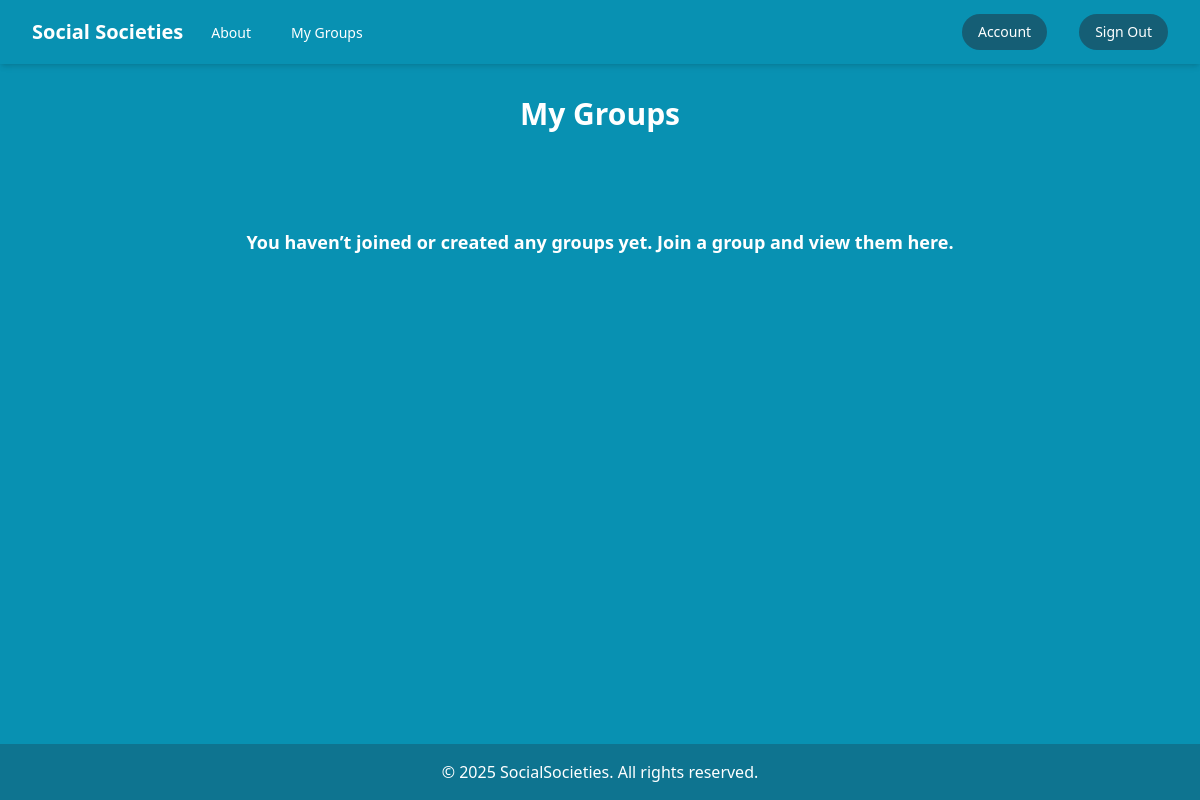
Page /my_groups (signed in) on the earlier database version.
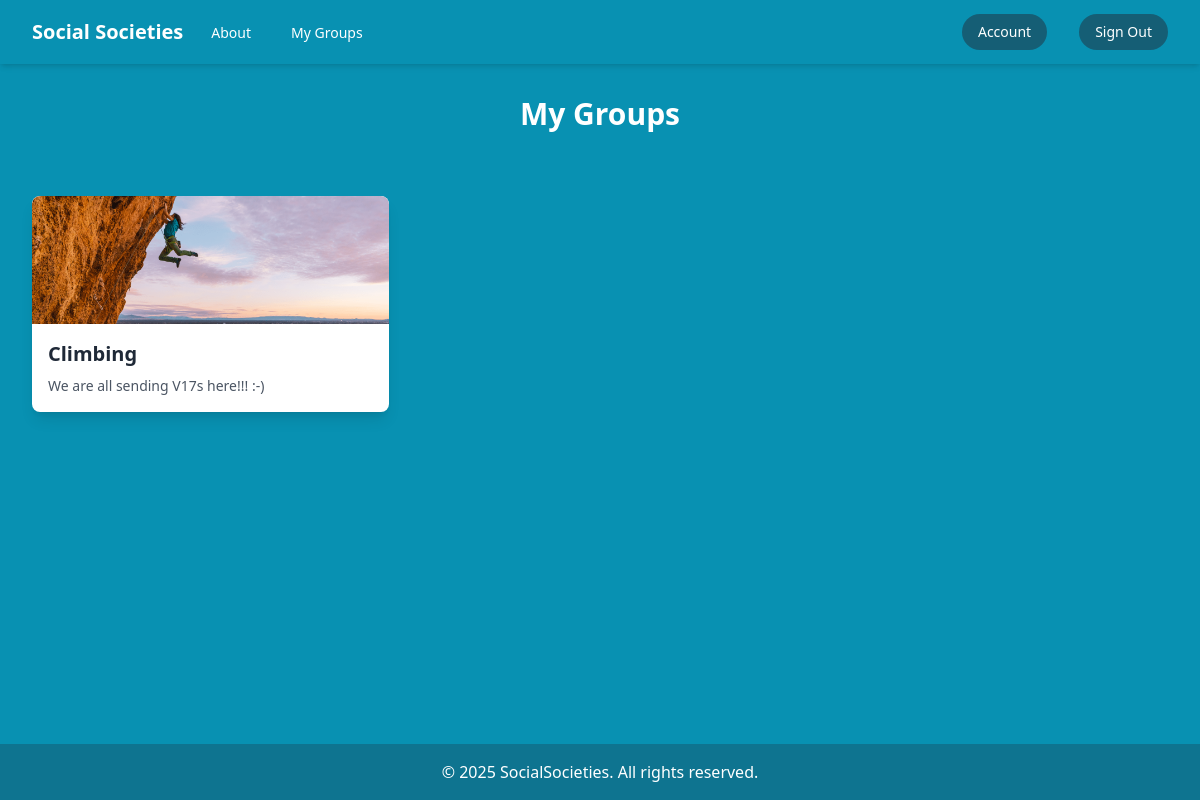
Same page on the later database version.
### src/database/database.py (models this page shows)
class Societies(db.Model):
    __tablename__ = "societies"
    society_id = db.Column(db.Integer, primary_key=True)
    name = db.Column(db.String(100), nullable=False)
    description = db.Column(db.String(200), nullable=False)
    created_by = db.Column(db.Integer, db.ForeignKey('staff.staff_id'), nullable=False)
    image_filename = db.Column(db.String(200), nullable=True)  # stores image filepath
    announcement = db.Column(db.String(200), nullable=True)

### src/app.py (the view)
@app.route('/my_groups')
def my_groups():
    user_id = session.get('user_id')
    job_role = session.get('job_role')
    if not user_id:
        return render_template('my_groups.html', user_id=None, groups=[])
    memberships = Staff_Societies.query.filter_by(staff_id=user_id).all()
    society_ids = [x.society_id for x in memberships]
    user_societies = Societies.query.filter(Societies.society_id.in_(society_ids)).all()
    return render_template('my_groups.html', user_id=user_id, job_role=job_role, groups=user_societies)

### src/templates/my_groups.html (shortened to what this page needs)
<!DOCTYPE html>
<html lang="en">
  <head>
    <script src="https://cdn.tailwindcss.com"></script>
  </head>
  <body class="min-h-screen flex flex-col bg-cyan-600">
    {% include 'navbar/navbar.html' %}
    {% if not user_id %}
    <main class="flex-grow">
      <div class="p-8">
        <h1 class="text-3xl font-bold text-center text-white">
          You need to be signed in to view this page
        </h1>
      </div>
    </main>
    {% else %}
    <main class="flex-grow">
      <div class="p-8">
        <h1 class="text-3xl font-bold text-center text-white">My Groups</h1>
      </div>
      <div class="grid grid-cols-1 sm:grid-cols-2 md:grid-cols-3 gap-8 p-8">
        {% if groups|length == 0 %}
        <div
          class="col-span-full p-8 text-3xl font-bold text-center text-white text-lg"
        >
          <h2>
            You haven’t joined or created any groups yet. Join a group and view
            them here.
          </h2>
        </div>
        {% else %} {% for group in groups %}
        <a
          href="{{ url_for('group_detail', group_id=group.society_id) }}"
          class="block bg-white shadow-lg rounded-lg overflow-hidden hover:shadow-xl transition duration-300"
        >
          {% if group.image_filename %}
          <img
            src="{{ url_for('static', filename='group_images/' + group.image_filename) }}"
            alt="{{ group.name }}"
            class="w-full h-32 object-cover rounded-t-lg"
          />
          {% endif %}
          <div class="p-4">
            <h2 class="text-xl font-semibold text-gray-800">
              {{ group.name }}
            </h2>
            <p class="text-gray-600 text-sm mt-2">{{ group.description }}</p>
          </div>
        </a>
        {% endfor %} {% endif %}
      </div>
    </main>
    {% endif %}
    {% include 'footer/footer.html' %}
  </body>
</html>

Differences in the rows shown:
now on this page (row edited): Societies: image_filename (picture), name "Climbing", description "We are all sending V17s here!!! :-)"
Other differences:
text no longer shown: "You haven’t joined or created any groups yet. Join a group and view them here."
